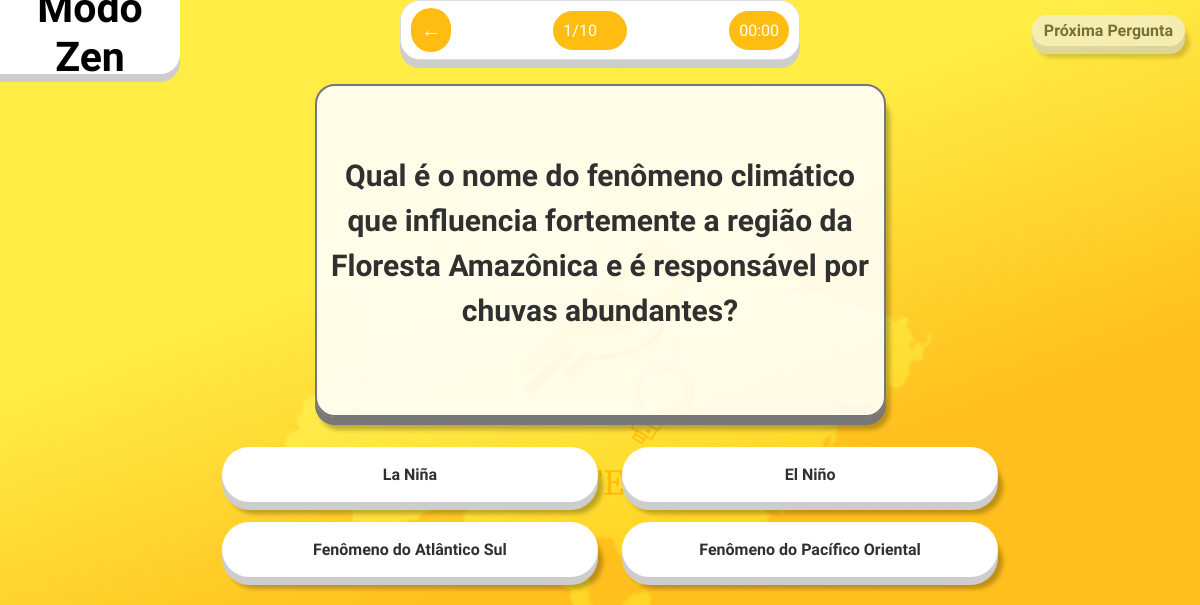
Screenshot of /Bem_ti_Quiz/quiz-zenBioma.php with the database file from the repository.
### tables this page shows
CREATE TABLE `perguntas` (
  `id` int(11) NOT NULL,
  `pergunta` text NOT NULL,
  `id_categorias` int(11) NOT NULL,
  `curiosidades` text DEFAULT NULL
);

CREATE TABLE `respostas` (
  `id` int(11) NOT NULL,
  `resposta` text NOT NULL,
  `pergunta_id` int(11) DEFAULT NULL,
  `correta` tinyint(1) NOT NULL
);

### Bem_ti_Quiz/db_functions.php (called while the page is built, shortened)
<?php
function connectToDatabase()
{
    $servername = "localhost";
    $username = "root";
    $password = "";
    $database = "bemtequiz";
    $conn = new mysqli($servername, $username, $password, $database);
    return $conn;
}
function getAnswersByQuestionId($questionId)
{
    $conn = connectToDatabase();
    $sql = "SELECT id, resposta, correta FROM respostas WHERE pergunta_id = ?";
    $stmt = $conn->prepare($sql);
    $stmt->bind_param("i", $questionId);
    $stmt->execute();
    $result = $stmt->get_result();
    $answers = array();
    while ($row = $result->fetch_assoc()) {
        $answers[] = $row;
    }
    return $answers;
}
function getQuestionById($questionId)
{
    $conn = connectToDatabase();
    $sql = "SELECT id, pergunta, id_categorias FROM perguntas WHERE id = ?";
    $stmt = $conn->prepare($sql);
    $stmt->bind_param("i", $questionId);
    $stmt->execute();
    $result = $stmt->get_result();
    $question = $result->fetch_assoc();
    return $question;
}
?>

### Bem_ti_Quiz/quiz-zenBioma.php (the view, shortened to what this page needs)
<?php
include('db_functions.php');
$randomQuestionIds = $_SESSION['random_question_ids'];
$questions = array();
foreach ($randomQuestionIds as $questionId) {
    $question = getQuestionById($questionId);
    if ($question) {
        $questions[] = $question;
    }
}
$currentQuestionIndex = isset($_GET['q']) ? (int) $_GET['q'] : 0;
$currentQuestion = $questions[$currentQuestionIndex];
?>
<!DOCTYPE html>
<html lang="pt-br">
<head>
    <link href="https://cdn.jsdelivr.net/npm/bootstrap@5.3.1/dist/css/bootstrap.min.css" rel="stylesheet">
    <link href="Css/Style.css" rel="stylesheet" />
</head>
<body>
    <div class="rodape">
        <h1 class="texto-rodape">Modo Zen</h1>
    </div>
    <div class="position-absolute top-0 start-50 translate-middle-x">
        <div class="quadro">
            <div class="inside" id="inside">
                <div class="seta" onclick="confirmarVolta()">&#8592;</div>
            </div>
            <div class="inside" id="inside">
                <div class="contador" id="contador">
                    <?php echo $currentQuestionIndex + 1; ?>/10
                </div>
            </div>
            <div class="inside" id="inside">
                <div class="cronometro" id="cronometro">00:00</div>
            </div>
        </div>
    </div <div class="container centered-container">
    <div id="quiz-container">
        <div class='d-flex justify-content-center'>
            <div class='quadro-quiz justify-content-center'>
                <div class='texto-pergunta'>
                    <?php echo $currentQuestion['pergunta']; ?>
                </div>
            </div>
        </div>
        <div class='respostas-container'>
            <div class="row row-cols-2">
                <?php
                $respostas = getAnswersByQuestionId($currentQuestion['id']);
                if (!empty($respostas)) {
                    foreach ($respostas as $resposta) {
                        echo '<div class="col">';
                        echo '<button class="btn resposta" data-correta="' . $resposta["correta"] . '">' . $resposta["resposta"] . '</button>';
                        echo '</div>';
                    }
                } else {
                    echo "<div class='col'>Nenhuma resposta encontrada.</div>";
                }
                ?>
            </div>
        </div>
    </div>
    <div id="button-container" class="text-right">
        <button id="proximo-btn" class="btn btn-seg" onclick="proximaPergunta()">Próxima Pergunta</button>
    </div>
</body>
</html>

### Bem_ti_Quiz/Css/Style.css (style rules this page uses)
body { font-family: Arial, sans-serif; background: linear-gradient(0deg, #FFBF1C 30%, #FFEC44 52%); text-align: center; margin: 0; overflow-x: auto; overflow-y: auto; background-repeat: no-repeat; background-position: right top; background-attachment: fixed; }
.rodape { width: 15%; height: 74px; background: #FFF; border-radius: 0 0 20px 0; box-shadow: 0 8px 0 0 #CDCDCD; display: flex; align-items: center; justify-content: center; }
.texto-rodape { font-family: 'Be Vietnam Pro'; color: #000; text-align: center; font-size: 41px; font-weight: 600; }
.quadro-quiz { width: 100%; max-width: 571px; height: 333px; background: rgba(255, 255, 255, 0.88); border: 2px solid #777; border-radius: 20px; box-shadow: 0 8px 0 0 #777, 4px 13px 4px 0 rgba(0, 0, 0, 0.25); display: flex; align-items: center; justify-content: center; padding: 10px; margin: 10px; }
.texto-pergunta { color: #303030; text-align: center; font-family: 'Be Vietnam Pro'; font-size: 30px; font-weight: bold; }

### Bem_ti_Quiz/quiz-zenBioma.php (style rules this page uses)
body { background-image: url('Css/BGLOGO.png'); background-size: cover; background-position: center center; background-repeat: no-repeat; background-attachment: fixed; }
.respostas-container { display: flex; justify-content: center; align-items: center; margin-top: 10px; margin-bottom: 1px; align-items: center; }
.resposta, .resposta-correta, .resposta-incorreta { flex: 1; margin: 10px; min-width: 0; width: 100%; height: 55px; display: flex; flex-direction: column; justify-content: center; align-items: center; color: #303030; text-align: center; font-family: 'Be Vietnam Pro', sans-serif; font-size: 16px; font-style: normal; font-weight: 600; line-height: normal; border-radius: 36px; background: #FFF; box-shadow: 0px 8px 0px 0px #CDCDCD, 5px 12px 4px 0px rgba(0, 0, 0, 0.25); }
.btn-seg { flex: 1; margin: 5px; min-width: 0; height: auto; display: flex; flex-direction: column; justify-content: center; align-items: center; color: #303030; text-align: center; font-family: 'Be Vietnam Pro', sans-serif; font-size: 16px; font-style: normal; font-weight: 600; line-height: normal; border-radius: 36px; background: #FFF; box-shadow: 0px 8px 0px 0px #CDCDCD, 5px 12px 4px 0px rgba(0, 0, 0, 0.25); }
#button-container { position: absolute; top: 10px; right: 10px; }
#proximo-btn { color: #303030; background: #FFF; border: none; cursor: pointer; transition: background-color 0.3s; }
#proximo-btn:disabled { background: #f0f0f0; }
.quadro { width: 400px; height: 60px; border: 1px solid #ddd; padding: 10px; text-align: center; display: flex; justify-content: space-between; align-items: center; border-radius: 20px; background: #FFF; box-shadow: 0px 8px 0px 0px #CDCDCD; }
.inside { background: #FFBD12; padding: 10px; text-align: center; display: flex; justify-content: space-between; align-items: center; border-radius: 20px; color: #FFF; text-align: center; font-family: Be Vietnam Pro; font-size: 40px; font-style: normal; font-weight: 400; line-height: normal; }
.seta { font-size: 20px; cursor: pointer; }
.contador { font-size: 16px; margin-right: 20px; }
.cronometro { font-size: 16px; }

### rows the page displays
perguntas: pergunta "Qual é o nome do fenômeno climático que influencia fortemente a região da Floresta Amazônica e é responsável por chuvas abundantes?"
respostas: resposta "La Niña"
respostas: resposta "El Niño"
respostas: resposta "Fenômeno do Atlântico Sul"
respostas: resposta "Fenômeno do Pacífico Oriental"

### other values shown
$currentQuestionIndex + 1 "1"
